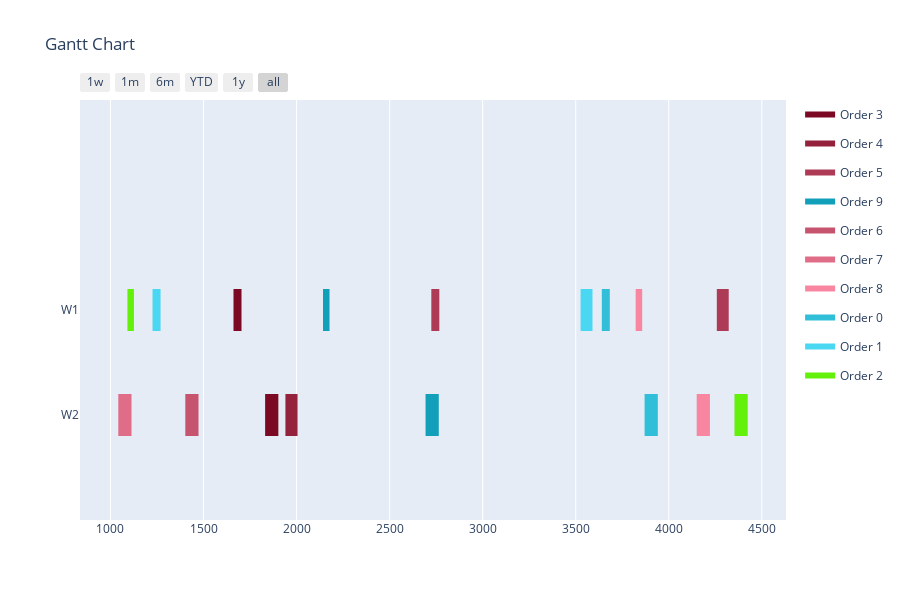

Notebook cell for this chart:
### Code cell
data = []
for i in range(len(solution)):
    data.append([assignments[i], operations[i], solution[i], duration_lookup_table[operations[i]][assignments[i]]])

visualize(data)

### Figure 1 — Plotly figure (JSON) as saved in the notebook; plotly's stock layout.template omitted (floating-point values rounded to 4 significant figures)
{"data": [{"fill": "toself", "fillcolor": "rgb(124, 9, 36)", "hoverinfo": "name", "legendgroup": "rgb(124, 9, 36)", "mode": "none", "name": "Order 3", "type": "scatter", "x": [1661, 1704, 1704, 1661, 1661, 1831, 1902, 1902, 1831], "y": [0.8, 0.8, 1.2, 1.2, null, -0.2, -0.2, 0.2, 0.2]}, {"fill": "toself", "fillcolor": "rgb(149, 34, 61)", "hoverinfo": "name", "legendgroup": "rgb(149, 34, 61)", "mode": "none", "name": "Order 4", "type": "scatter", "x": [930, 965, 965, 930, 930, 1940, 2005, 2005, 1940], "y": [0.8, 0.8, 1.2, 1.2, null, -0.2, -0.2, 0.2, 0.2]}, {"fill": "toself", "fillcolor": "rgb(174, 59, 86)", "hoverinfo": "name", "legendgroup": "rgb(174, 59, 86)", "mode": "none", "name": "Order 5", "type": "scatter", "x": [2724, 2767, 2767, 2724, 2724, 4258, 4322, 4322, 4258], "y": [0.8, 0.8, 1.2, 1.2, null, 0.8, 0.8, 1.2, 1.2]}, {"fill": "toself", "fillcolor": "rgb(18, 159, 186)", "hoverinfo": "name", "legendgroup": "rgb(18, 159, 186)", "mode": "none", "name": "Order 9", "type": "scatter", "x": [2142, 2177, 2177, 2142, 2142, 2693, 2764, 2764, 2693], "y": [0.8, 0.8, 1.2, 1.2, null, -0.2, -0.2, 0.2, 0.2]}, {"fill": "toself", "fillcolor": "rgb(199, 84, 111)", "hoverinfo": "name", "legendgroup": "rgb(199, 84, 111)", "mode": "none", "name": "Order 6", "type": "scatter", "x": [722, 757, 757, 722, 722, 1402, 1473, 1473, 1402], "y": [0.8, 0.8, 1.2, 1.2, null, -0.2, -0.2, 0.2, 0.2]}, {"fill": "toself", "fillcolor": "rgb(224, 109, 136)", "hoverinfo": "name", "legendgroup": "rgb(224, 109, 136)", "mode": "none", "name": "Order 7", "type": "scatter", "x": [834, 877, 877, 834, 834, 1042, 1113, 1113, 1042], "y": [0.8, 0.8, 1.2, 1.2, null, -0.2, -0.2, 0.2, 0.2]}, {"fill": "toself", "fillcolor": "rgb(249, 134, 161)", "hoverinfo": "name", "legendgroup": "rgb(249, 134, 161)", "mode": "none", "name": "Order 8", "type": "scatter", "x": [3822, 3857, 3857, 3822, 3822, 4150, 4221, 4221, 4150], "y": [0.8, 0.8, 1.2, 1.2, null, -0.2, -0.2, 0.2, 0.2]}, {"fill": "toself", "fillcolor": "rgb(49, 190, 217)", "hoverinfo": "name", "legendgroup": "rgb(49, 190, 217)", "mode": "none", "name": "Order 0", "type": "scatter", "x": [3640, 3683, 3683, 3640, 3640, 3870, 3941, 3941, 3870], "y": [0.8, 0.8, 1.2, 1.2, null, -0.2, -0.2, 0.2, 0.2]}, {"fill": "toself", "fillcolor": "rgb(74, 215, 242)", "hoverinfo": "name", "legendgroup": "rgb(74, 215, 242)", "mode": "none", "name": "Order 1", "type": "scatter", "x": [1226, 1269, 1269, 1226, 1226, 3526, 3590, 3590, 3526], "y": [0.8, 0.8, 1.2, 1.2, null, 0.8, 0.8, 1.2, 1.2]}, {"fill": "toself", "fillcolor": "rgb(99, 240, 11)", "hoverinfo": "name", "legendgroup": "rgb(99, 240, 11)", "mode": "none", "name": "Order 2", "type": "scatter", "x": [1091, 1126, 1126, 1091, 1091, 4353, 4424, 4424, 4353], "y": [0.8, 0.8, 1.2, 1.2, null, -0.2, -0.2, 0.2, 0.2]}, {"legendgroup": "rgb(124, 9, 36)", "marker": {"color": "rgb(124, 9, 36)", "opacity": 0, "size": 1}, "mode": "markers", "name": "", "showlegend": false, "text": [null, null, null, null], "type": "scatter", "x": [1661, 1704, 1831, 1902], "y": [1, 1, 0, 0]}, {"legendgroup": "rgb(149, 34, 61)", "marker": {"color": "rgb(149, 34, 61)", "opacity": 0, "size": 1}, "mode": "markers", "name": "", "showlegend": false, "text": [null, null, null, null], "type": "scatter", "x": [930, 965, 1940, 2005], "y": [1, 1, 0, 0]}, {"legendgroup": "rgb(174, 59, 86)", "marker": {"color": "rgb(174, 59, 86)", "opacity": 0, "size": 1}, "mode": "markers", "name": "", "showlegend": false, "text": [null, null, null, null], "type": "scatter", "x": [2724, 2767, 4258, 4322], "y": [1, 1, 1, 1]}, {"legendgroup": "rgb(18, 159, 186)", "marker": {"color": "rgb(18, 159, 186)", "opacity": 0, "size": 1}, "mode": "markers", "name": "", "showlegend": false, "text": [null, null, null, null], "type": "scatter", "x": [2142, 2177, 2693, 2764], "y": [1, 1, 0, 0]}, {"legendgroup": "rgb(199, 84, 111)", "marker": {"color": "rgb(199, 84, 111)", "opacity": 0, "size": 1}, "mode": "markers", "name": "", "showlegend": false, "text": [null, null, null, null], "type": "scatter", "x": [722, 757, 1402, 1473], "y": [1, 1, 0, 0]}, {"legendgroup": "rgb(224, 109, 136)", "marker": {"color": "rgb(224, 109, 136)", "opacity": 0, "size": 1}, "mode": "markers", "name": "", "showlegend": false, "text": [null, null, null, null], "type": "scatter", "x": [834, 877, 1042, 1113], "y": [1, 1, 0, 0]}, {"legendgroup": "rgb(249, 134, 161)", "marker": {"color": "rgb(249, 134, 161)", "opacity": 0, "size": 1}, "mode": "markers", "name": "", "showlegend": false, "text": [null, null, null, null], "type": "scatter", "x": [3822, 3857, 4150, 4221], "y": [1, 1, 0, 0]}, {"legendgroup": "rgb(49, 190, 217)", "marker": {"color": "rgb(49, 190, 217)", "opacity": 0, "size": 1}, "mode": "markers", "name": "", "showlegend": false, "text": [null, null, null, null], "type": "scatter", "x": [3640, 3683, 3870, 3941], "y": [1, 1, 0, 0]}, {"legendgroup": "rgb(74, 215, 242)", "marker": {"color": "rgb(74, 215, 242)", "opacity": 0, "size": 1}, "mode": "markers", "name": "", "showlegend": false, "text": [null, null, null, null], "type": "scatter", "x": [1226, 1269, 3526, 3590], "y": [1, 1, 1, 1]}, {"legendgroup": "rgb(99, 240, 11)", "marker": {"color": "rgb(99, 240, 11)", "opacity": 0, "size": 1}, "mode": "markers", "name": "", "showlegend": false, "text": [null, null, null, null], "type": "scatter", "x": [1091, 1126, 4353, 4424], "y": [1, 1, 0, 0]}], "layout": {"height": 600, "hovermode": "closest", "showlegend": true, "title": {"text": "Gantt Chart"}, "xaxis": {"rangeselector": {"buttons": [{"count": 7, "label": "1w", "step": "day", "stepmode": "backward"}, {"count": 1, "label": "1m", "step": "month", "stepmode": "backward"}, {"count": 6, "label": "6m", "step": "month", "stepmode": "backward"}, {"count": 1, "label": "YTD", "step": "year", "stepmode": "todate"}, {"count": 1, "label": "1y", "step": "year", "stepmode": "backward"}, {"step": "all"}]}, "showgrid": true, "type": "date", "zeroline": false}, "yaxis": {"autorange": false, "range": [-1, 3], "showgrid": false, "ticktext": ["W2", "W1"], "tickvals": [0, 1], "zeroline": false}}}
